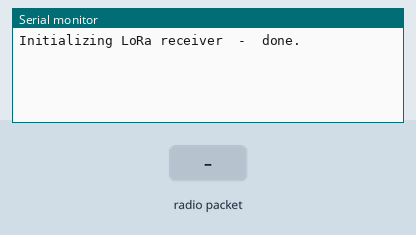
Bench run of a sketch on a simulated Arduino Uno, built with avr-gcc and run on an emulated ATmega328P. Parts: the last lines printed to the serial monitor. The inputs (shaded band) are chosen by the test bench. No radio packets arrive unless stated.

Above: at 1.2 s.
1.3 s: radio packet "1" arrives
At 1.8 s:
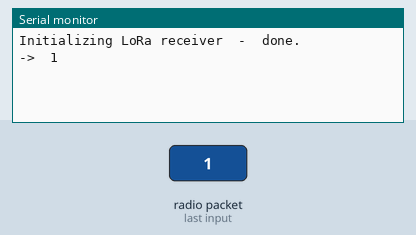
2.8 s: radio packet "0" arrives
At 4.0 s:
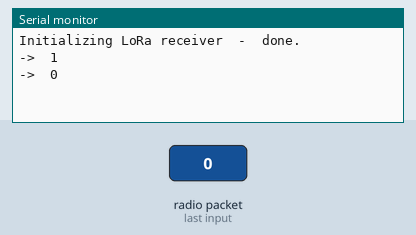
4.3 s: radio packet "2" arrives
At 5.3 s:
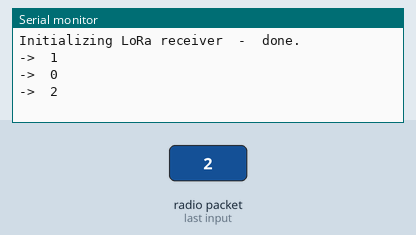

The sketch:

reciver.ino
```cpp
#include <LoRa.h>

#define LORA_SS 10
#define LORA_RST 9
#define LORA_DIO0 2

void setup() {
  Serial.begin(9600);
  while (!Serial);

  Serial.print("Initializing LoRa receiver  -  ");

  if (!LoRa.begin(433E6)) {
    Serial.println("ERROR");
    while (1);
  }

  Serial.println("done.");
}

void loop() {
  int packetSize = LoRa.parsePacket();

  if (packetSize) {
    Serial.print("->  ");

    // Read the message
    while (LoRa.available()) {
      Serial.println((char)LoRa.read());
    }

    Serial.println();
  }
}
```

Measured:
- after the input at 1.3 s, the serial monitor: prints a new line at once (image 1)
- after the input at 2.8 s, the serial monitor: prints a new line at once (image 2)
- after the input at 4.3 s, the serial monitor: prints a new line at once (image 3)
